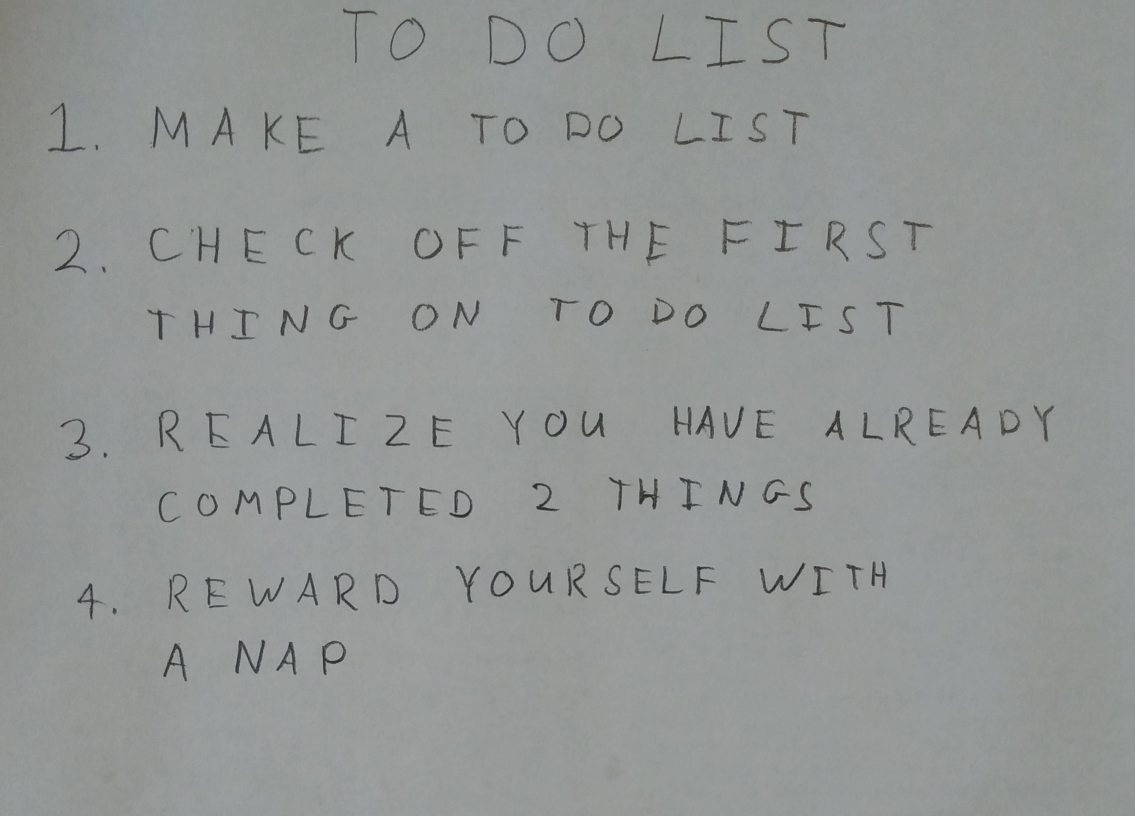
#> input picture HW5/images/01_list.jpg, 2270 x 1631 px (shown at 1/2 size); its folder holds only this picture in this run
$ python run_q4.py
#> lines starting #> are read from the running program, lines starting #| are printed output that depends on the picture; after the words box and inside, x2 and y2 are one past the last pixel; in counts of white or black regions, pixels touching at a corner belong together
### HW5/python/q4.py
import numpy as np

import skimage
import skimage.measure
import skimage.color
import skimage.restoration
import skimage.filters
import skimage.morphology
import skimage.segmentation

from matplotlib import pyplot as plt

# takes a color image
# returns a list of bounding boxes and black_and_white image
def findLetters(image):
    bboxes = []
    bw = None
    # insert processing in here
    # one idea estimate noise -> denoise -> greyscale -> threshold -> morphology -> label -> skip small boxes
    # this can be 10 to 15 lines of code using skimage functions

    ##########################
    ##### your code here #####
    ##########################

    # print("before", image.shape)
    image = skimage.filters.gaussian(image)
    # [4 lines of commented-out code are left out]

    image = skimage.restoration.denoise_bilateral(image, channel_axis=-1)
    # skimage.io.imshow(image)
    # plt.show()

    grayscale = skimage.color.rgb2gray(image)

    threshold = skimage.filters.threshold_otsu(grayscale)
#> threshold = 0.468
    bw = grayscale < threshold
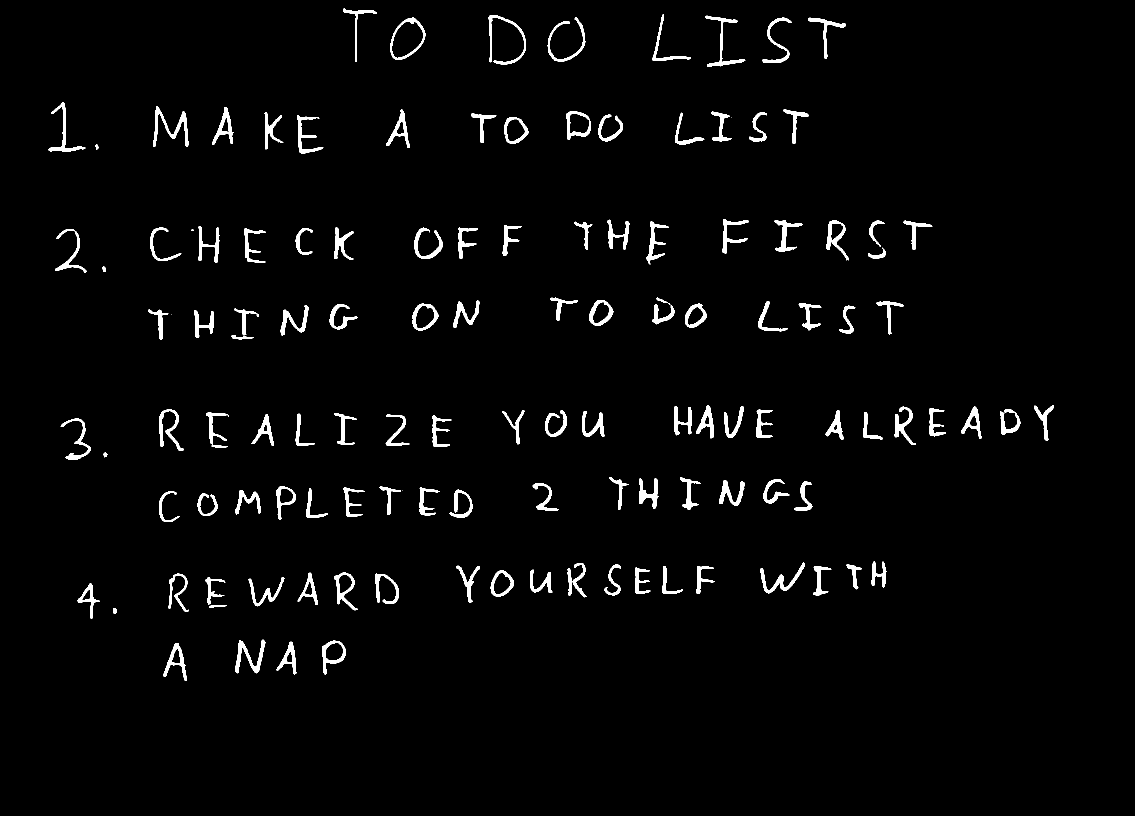
#> bw: shape (1631, 2270) bool (shown at 1/2 size); 2.5% white; 129 white regions (4 under 20 px), largest, box (x1, y1, x2, y2) and area: (306, 213, 377, 294) 1449, (471, 1279, 531, 1347) 1271, (977, 30, 1052, 130) 1251
    morph = skimage.morphology.closing(bw, skimage.morphology.square(5))
#> morph: shape (1631, 2270) bool; 2.5% white; 124 white regions (3 under 20 px)


    labels = skimage.morphology.label(morph, connectivity=2)
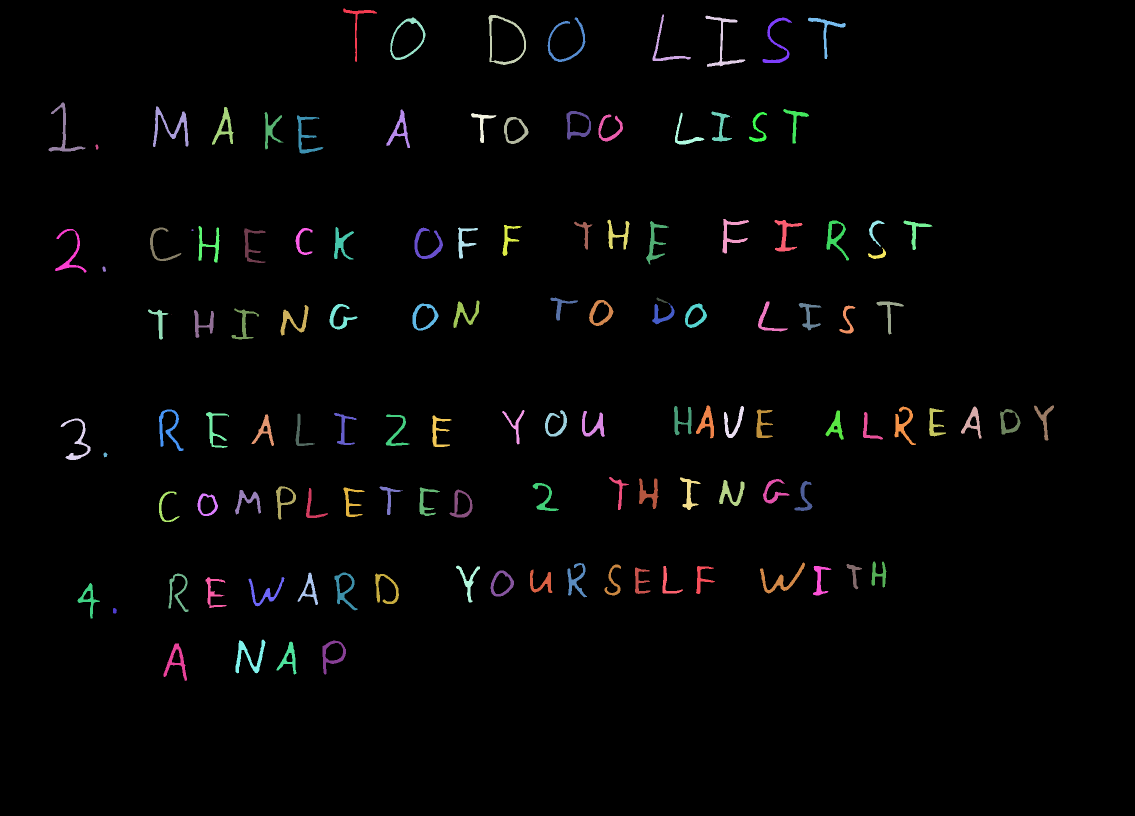
#> labels: shape (1631, 2270) int32 (shown at 1/2 size); 125 distinct labels, from 0 to 124; one colour per label, 0 black
    letters = skimage.measure.regionprops(labels)
#> letters = 124 regions; largest, box (x1, y1, x2, y2) and area: (306, 213, 377, 294) 1474, (471, 1279, 531, 1347) 1283, (977, 30, 1052, 130) 1267, (1520, 1125, 1610, 1187) 1197, (1411, 31, 1491, 134) 1196

    area = sum([i.area for i in letters])/len(letters)
#> area = 757.9
    bboxes = [i.bbox for i in letters if i.area > area/3]
#> bboxes = 116 items, first 6: (17, 686, 124, 754), (29, 1305, 122, 1382), (30, 977, 130, 1052), (31, 1411, 134, 1491), (35, 780, 120, 851), (35, 1095, 124, 1171)


    # [4 lines of commented-out code are left out]

    return bboxes, np.invert(bw)

### HW5/python/nn.py
import numpy as np
from util import *
# do not include any more libraries here!
# do not put any code outside of functions!

############################## Q 2.1 ##############################
# initialize b to 0 vector
# b should be a 1D array, not a 2D array with a singleton dimension
# we will do XW + b.
# X be [Examples, Dimensions]
# [12 lines left out: function initialize_weights, not called in this run]

############################## Q 2.2.1 ##############################
# x is a matrix
# a sigmoid activation function
def sigmoid(x):
    res = None

    ##########################
    ##### your code here #####
    ##########################
    res = 1 / (1 + np.exp(-x))
    return res

############################## Q 2.2.1 ##############################
def forward(X,params,name='',activation=sigmoid):
    """
    Do a forward pass

    Keyword arguments:
    X -- input vector [Examples x D]
    params -- a dictionary containing parameters
    name -- name of the layer
    activation -- the activation function (default is sigmoid)
    """
    pre_act, post_act = None, None
    # get the layer parameters
    W = params['W' + name]
    b = params['b' + name]

    ##########################
    ##### your code here #####
    ##########################

    pre_act = (X @ W) + b
    post_act = activation(pre_act)

    # store the pre-activation and post-activation values
    # these will be important in backprop
    params['cache_' + name] = (X, pre_act, post_act)

    return post_act

############################## Q 2.2.2  ##############################
# x is [examples,classes]
# softmax should be done for each row
def softmax(x):
    res = None

    ##########################
    ##### your code here #####
    ##########################

    # print("x",x)

    x_max = np.max(x, axis=1)
    # print("x_max",x_max)
    x_c = x - np.expand_dims(x_max, axis=1)
    # print("x_c", x_c)
    e_x = np.exp(x_c)
    # print("ex", e_x)
    e_x_sum = np.sum(e_x, axis=1)
    # print("sum", e_x_sum)

    res = e_x/np.expand_dims(e_x_sum, axis=1)
    # print("res", res)

    return res

############################## Q 2.2.3 ##############################
# compute total loss and accuracy
# y is size [examples,classes]
# probs is size [examples,classes]
# [26 lines left out: function compute_loss_and_acc, not called in this run]

############################## Q 2.3 ##############################
# we give this to you
# because you proved it
# it's a function of post_act
def sigmoid_deriv(post_act):
    res = post_act*(1.0-post_act)
    return res

# [108 lines left out: functions backwards, get_random_batches, not called in this run]

### HW5/python/run_q4.py
import os
import numpy as np
import matplotlib.pyplot as plt
import matplotlib.patches

import skimage
import skimage.measure
import skimage.color
import skimage.restoration
import skimage.io
import skimage.filters
import skimage.morphology
import skimage.segmentation

from nn import *
from q4 import *
# do not include any more libraries here!
# no opencv, no sklearn, etc!
import warnings
warnings.simplefilter(action='ignore', category=FutureWarning)
warnings.simplefilter(action='ignore', category=UserWarning)


for img in os.listdir('../images'):
    im1 = skimage.img_as_float(skimage.io.imread(os.path.join('../images',img)))
    bboxes, bw = findLetters(im1)
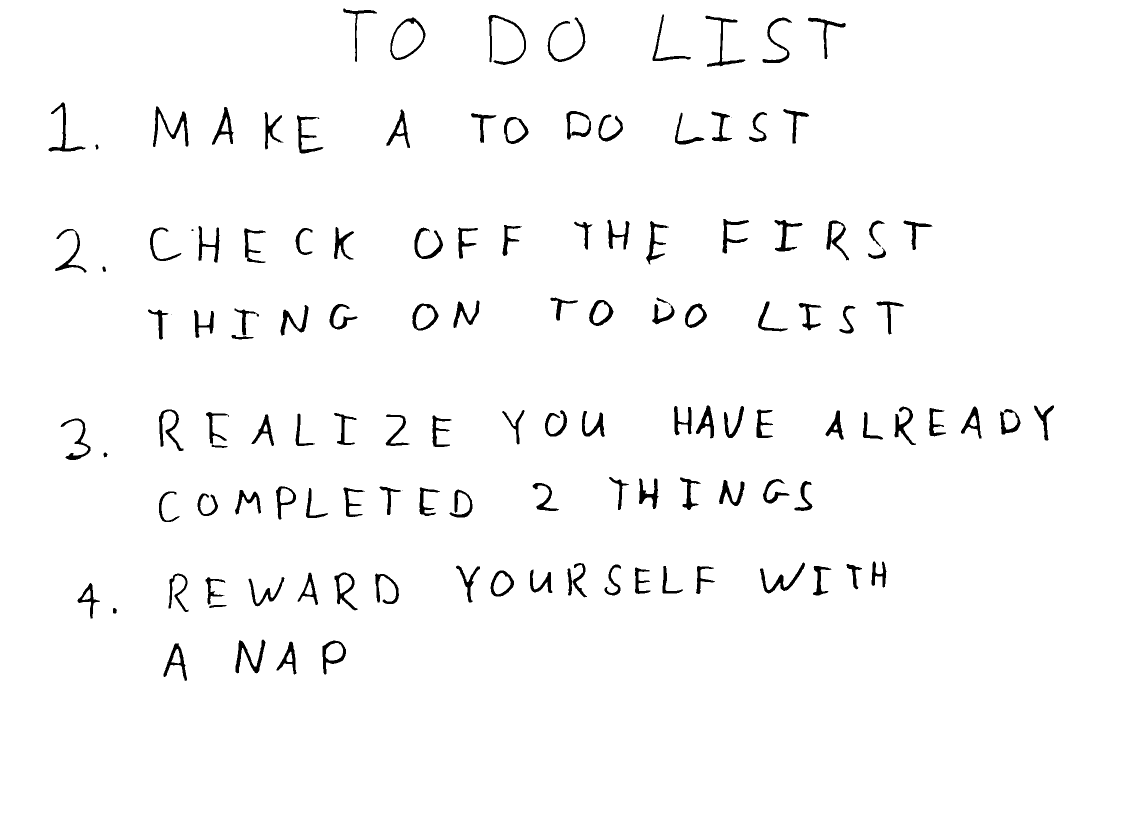
#> bw: shape (1631, 2270) bool (shown at 1/2 size); 97.5% white; 129 black regions (4 under 20 px), largest, box (x1, y1, x2, y2) and area: (306, 213, 377, 294) 1449, (471, 1279, 531, 1347) 1271, (977, 30, 1052, 130) 1251

    # print(bboxes)

    plt.imshow(bw)
    for bbox in bboxes:
        minr, minc, maxr, maxc = bbox
        rect = matplotlib.patches.Rectangle((minc, minr), maxc - minc, maxr - minr,
                                fill=False, edgecolor='red', linewidth=2)
        plt.gca().add_patch(rect)
#> this loop made 116 passes
#> (minr, minc, maxr, maxc) on passes 1 to 12: (17, 686, 124, 754), (29, 1305, 122, 1382), (30, 977, 130, 1052), (31, 1411, 134, 1491), (35, 780, 120, 851), (35, 1095, 124, 1171), (35, 1525, 126, 1584), (35, 1616, 118, 1692), (205, 97, 303, 171), (213, 306, 294, 377), (214, 424, 290, 467), (218, 1566, 287, 1618)
    plt.show()
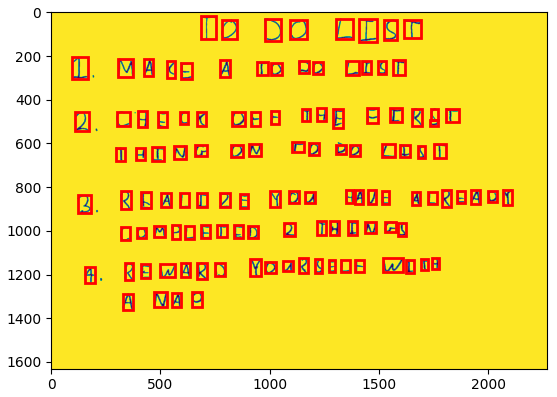
#> figure drawn by matplotlib, 1 panel

    # exit()
    # find the rows using..RANSAC, counting, clustering, etc.
    ##########################
    ##### your code here #####
    ##########################

    threshold = (bboxes[0][2] - bboxes[0][0])/2
#> threshold = 53.5
    # bboxes = sorted(bboxes, key=lambda b: b[0])
    bboxes.sort(key=lambda x: x[2])
    # print("tres", threshold)
    rows = []
    row = [bboxes[0]]
#> row = [(35, 1616, 118, 1692)]
    for i in range(1, len(bboxes)):
        # print(abs(bboxes[i][2] -  bboxes[i-1][2]))
        if (  abs(bboxes[i][2] -  bboxes[i-1][2]) <= threshold):
            row.append(bboxes[i])
        else:
            row.sort(key=lambda x: x[1])
            rows.append(row)
            row = [bboxes[i]]
#> this loop made 115 passes
#> row on passes 8, 22, 40, 55, 77, 93: [(222, 1133, 279, 1182)], [(441, 1738, 493, 1769)], [(595, 1101, 641, 1156)], [(818, 2000, 869, 2041)], [(958, 1526, 1007, 1579)], [(1123, 1743, 1175, 1773)]
#> after the loop, rows = 7 items
    rows.append(row)
    # print("rows", rows)

    # crop the bounding boxes
    # note.. before you flatten, transpose the image (that's how the dataset is!)
    # consider doing a square crop, and even using np.pad() to get your images looking more like the dataset

    kernel = np.array([[0, 1, 0], [1, 1, 1], [0, 1, 0]])
    data = []
    for row in rows:
        row_letters = []
        for y1, x1, y2, x2 in row:

            try:

                buffer = 20
                crop = bw[y1-buffer:y2+buffer, x1-buffer:x2+buffer]

                # skimage.io.imshow(crop)
                # plt.show()
                # exit()


                height = y2-y1
                width = x2-x1


                diff = abs(height - width)
                pad_left = pad_right = pad_top = pad_bottom = 0

                if height < width:
                    pad_top = pad_bottom = diff // 2
                    if diff % 2 != 0:
                        pad_bottom += 1
                elif width < height:
                    pad_left = pad_right = diff // 2
                    if diff % 2 != 0:
                        pad_right += 1

                # Pad the image to make it square with ones
                crop = np.pad(crop, ((pad_top, pad_bottom), (pad_left, pad_right)), mode='constant', constant_values=1)

                # [4 lines of commented-out code are left out]


                crop = skimage.transform.resize(crop, (32, 32))
                crop = skimage.morphology.erosion(crop, kernel)
                crop = np.transpose(crop)
                row_letters.append(crop.flatten())
            except:
                print("Error")
        data.append(np.array(row_letters))
#> this loop made 8 passes
#| Error
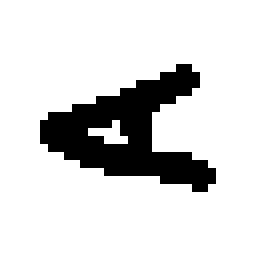
#> crop: shape (32, 32) bool (shown 8 times larger); 84.4% white; 1 black region, box (x1, y1, x2, y2) and area: (5, 8, 27, 24) 160
#> after the loop, data = 8 items
    ##########################
    ##### your code here #####
    ##########################

    # load the weights
    # run the crops through your neural network and print them out
    import pickle
    import string
    letters = np.array([_ for _ in string.ascii_uppercase[:26]] + [str(_) for _ in range(10)])
    params = pickle.load(open('q3_weights.pickle','rb'))
#> (reads HW5/python/q3_weights.pickle from the repository)
    ##########################
    ##### your code here #####
    ##########################
    classes = {0: 'A', 1: 'B', 2: 'C', 3: 'D', 4: 'E', 5: 'F', 6: 'G', 7: 'H', 8: 'I', 9: 'J',
             10: 'K', 11: 'L', 12: 'M', 13: 'N', 14: 'O', 15: 'P', 16: 'Q', 17: 'R', 18: 'S', 19: 'T',
             20: 'U', 21: 'V', 22: 'W', 23: 'X', 24: 'Y', 25: 'Z', 26: '0', 27: '1', 28: '2', 29: '3',
             30: '4', 31: '5', 32: '6', 33: '7', 34: '8', 35: '9'}
    for row_letters in data:
        y1 = forward(row_letters, params, 'layer1')
        probs = forward(y1, params, 'output', softmax)
        predicted_string = ''
        for i in range(probs.shape[0]):
            class_index = np.argmax(probs[i])
            predicted_string += classes[class_index]

        print(predicted_string)
#> this loop made 8 passes
#| ODOLIGT
#| IMAVEA70DQLIFT
#| 2CHR8KOFF3HFF2R9KT
#| 7HINGONT0POLIST
#| 3RKALIZEXOUHUVEALREADT
#| COMPLETID21HINGG
#| AREWARDYOU8FELFWI1A
#| NPAA
